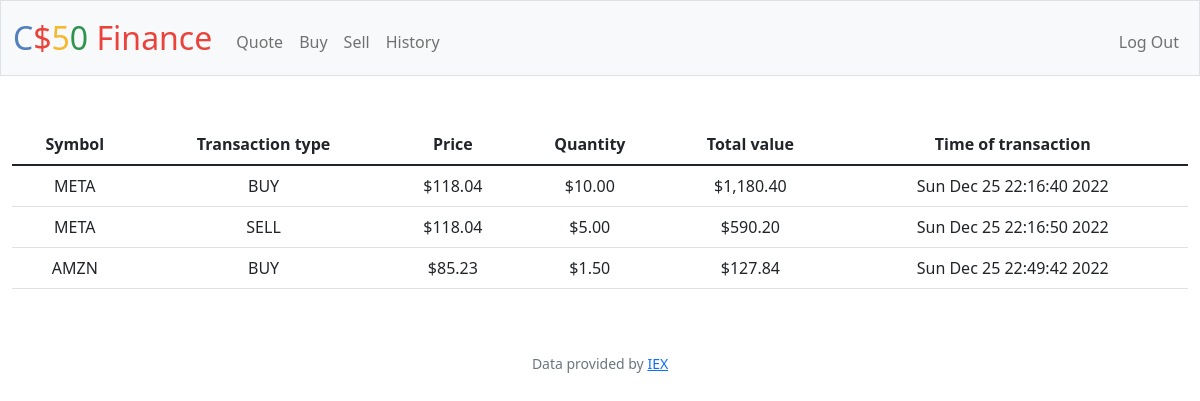
Screenshot of /history (signed in) with the database file from the repository.
### tables this page shows
CREATE TABLE history(transaction_id INTEGER NOT NULL,user_id INTEGER NOT NULL ,symbol TEXT NOT NULL,quantity INTEGER NOT NULL,price INTEGER NOT NULL,totalValue INTEGER NOT NULL, time TEXT NOT NULL,type TEXT NOT NULL,PRIMARY KEY(transaction_id),FOREIGN KEY(user_id) REFERENCES users(id));

### app.py (the view)
@app.route("/history")
@login_required
def history():
    user_id = session["user_id"]
    informations=db.execute("SELECT * FROM history WHERE (user_id = ?)",user_id)
    print(informations)
    return render_template("history.html",informations=informations)

### app.py (called while the page is built)
@app.after_request
def after_request(response):
    response.headers["Cache-Control"] = "no-cache, no-store, must-revalidate"
    response.headers["Expires"] = 0
    response.headers["Pragma"] = "no-cache"
    return response

### helpers.py (called while the page is built)
def login_required(f):
    @wraps(f)
    def decorated_function(*args, **kwargs):
        if session.get("user_id") is None:
            return redirect("/login")
        return f(*args, **kwargs)
    return decorated_function

def usd(value):
    return f"${value:,.2f}"

### templates/history.html (shortened to what this page needs)
{% extends "layout.html" %}
{% block main %}
    <table class="table">
        <thead>
        <tr>
            <th scope="col">Symbol</th>
            <th scope="col">Transaction type</th>
            <th scope="col">Price</th>
            <th scope="col">Quantity</th>
            <th scope="col">Total value</th>
            <th scope="col">Time of transaction</th>
        </tr>
        </thead>
        <tbody>
        {% for info in informations %}
        <tr>
            <td>{{info["symbol"]}}</td>
            <td>{{info["type"]}}</td>
            <td>{{info["price"] | usd}}</td>
            <td>{{info["quantity"] | usd}}</td>
            <td>{{info["totalValue"] | usd}}</td>
            <td>{{info["time"]}}</td>
        </tr>
        {% endfor %}
        </tbody>
    </table>
{% endblock %}

### templates/layout.html (shortened to what this page needs)
<!DOCTYPE html>
<html lang="en">
    <head>
        <link href="https://cdn.jsdelivr.net/npm/bootstrap@5.1.3/dist/css/bootstrap.min.css" rel="stylesheet">
        <link href="/static/styles.css" rel="stylesheet">
    </head>
    <body>
        <nav class="bg-light border navbar navbar-expand-md navbar-light">
            <div class="container-fluid">
                <a class="navbar-brand" href="/"><span class="blue">C</span><span class="red">$</span><span class="yellow">5</span><span class="green">0</span> <span class="red">Finance</span></a>
                <div class="collapse navbar-collapse" id="navbar">
                    {% if session["user_id"] %}
                        <ul class="navbar-nav me-auto mt-2">
                            <li class="nav-item"><a class="nav-link" href="/quote">Quote</a></li>
                            <li class="nav-item"><a class="nav-link" href="/buy">Buy</a></li>
                            <li class="nav-item"><a class="nav-link" href="/sell">Sell</a></li>
                            <li class="nav-item"><a class="nav-link" href="/history">History</a></li>
                        </ul>
                        <ul class="navbar-nav ms-auto mt-2">
                            <li class="nav-item"><a class="nav-link" href="/logout">Log Out</a></li>
                        </ul>
                    {% else %}
                        <ul class="navbar-nav ms-auto mt-2">
                            <li class="nav-item"><a class="nav-link" href="/register">Register</a></li>
                            <li class="nav-item"><a class="nav-link" href="/login">Log In</a></li>
                        </ul>
                    {% endif %}
                </div>
            </div>
        </nav>
        <main class="container-fluid py-5 text-center">
            {% block main %}{% endblock %}
        </main>
        <footer class="mb-5 small text-center text-muted">
            Data provided by <a href="https://iexcloud.io/">IEX</a>
        </footer>
    </body>
</html>

### static/styles.css (style rules this page uses)
nav .navbar-brand { font-size: xx-large; }
nav .navbar-brand .blue { color: #537fbe; }
nav .navbar-brand .red { color: #ea433b; }
nav .navbar-brand .yellow { color: #f5b82e; }
nav .navbar-brand .green { color: #2e944b; }

### rows the page displays
history: symbol "META", type "BUY", price "$118.04", quantity "$10.00", totalValue "$1,180.40", time "Sun Dec 25 22:16:40 2022"
history: symbol "META", type "SELL", price "$118.04", quantity "$5.00", totalValue "$590.20", time "Sun Dec 25 22:16:50 2022"
history: symbol "AMZN", type "BUY", price "$85.23", quantity "$1.50", totalValue "$127.84", time "Sun Dec 25 22:49:42 2022"
